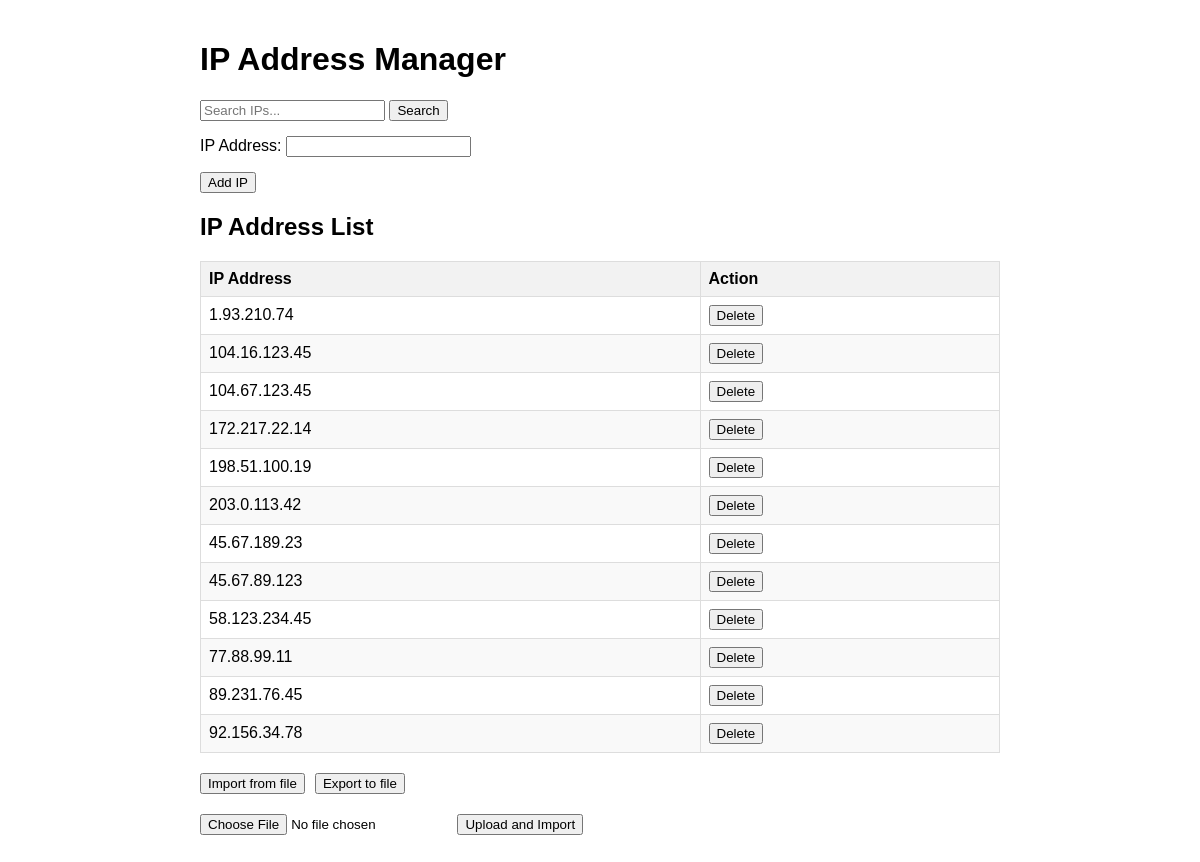
Before: / with the older database file.
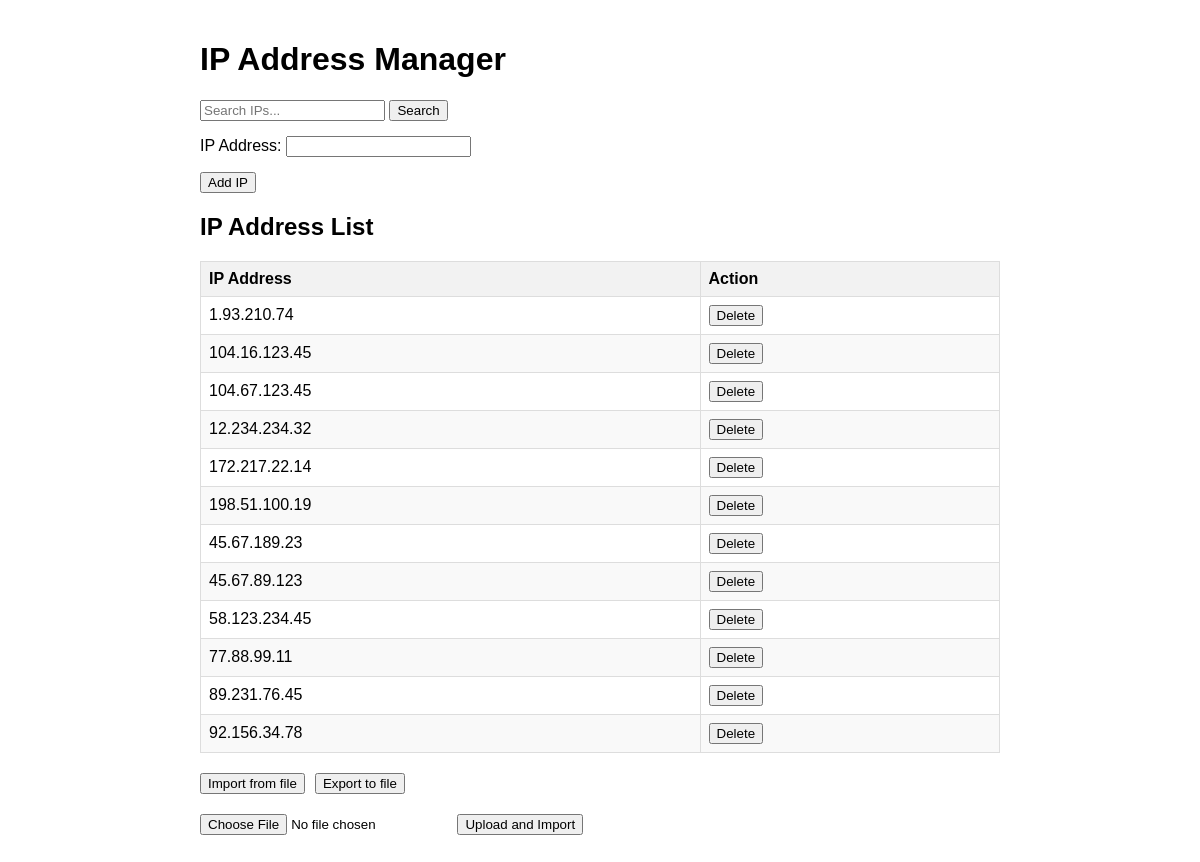
After: the same page with the newer database file.
### tables this page shows
CREATE TABLE ip_addresses (
                    id INTEGER PRIMARY KEY AUTOINCREMENT,
                    ip_address TEXT NOT NULL UNIQUE,
                    description TEXT,
                    created_at TIMESTAMP DEFAULT CURRENT_TIMESTAMP
                );

### app/main.py (the view)
@app.get("/")
async def read_root(request: Request):
    ip_addresses = get_all_ip_addresses()
    return templates.TemplateResponse(
        "index.html",
        {"request": request, "ip_addresses": ip_addresses}
    )

### app/templates/index.html (shortened to what this page needs)
<!DOCTYPE html>
<html lang="en">
<head>
</head>
<body>
    <h1>IP Address Manager</h1>
    <div class="form-group">
        <form action="/search" method="get">
            <input type="text" name="q" placeholder="Search IPs..." value="{{ search_term or '' }}">
            <button type="submit">Search</button>
        </form>
    </div>
    <form action="/add" method="post">
        <div class="form-group">
            <label for="ip">IP Address:</label>
            <input type="text" id="ip" name="ip" required
                   pattern="^((\d{1,3}\.){3}\d{1,3}|([0-9a-fA-F]{1,4}:){7}[0-9a-fA-F]{1,4})(:\d+)?$"
                   title="Enter valid IP (e.g. 192.168.1.1 or 127.0.0.1:8000)">
        </div>
        <button type="submit">Add IP</button>
    </form>
    <h2>IP Address List</h2>
    <table>
        <thead>
            <tr>
                <th>IP Address</th>
                <th>Action</th>
            </tr>
        </thead>
        <tbody>
            {% for ip in ip_addresses %}
            <tr>
                <td>{{ ip.ip_address }}</td>
                <td>
                    <form action="/delete/{{ ip.ip_address }}" method="post">
                        <button type="submit">Delete</button>
                    </form>
                </td>
            </tr>
            {% endfor %}
        </tbody>
    </table>
    <div class="actions">
        <form action="/import" method="post">
            <button type="submit">Import from file</button>
        </form>
        <form action="/export" method="post">
            <button type="submit">Export to file</button>
        </form>
    </div>
    <div class="form-group" style="margin-top: 20px;">
        <form action="/upload" method="post" enctype="multipart/form-data">
            <input type="file" name="file" accept=".txt">
            <button type="submit">Upload and Import</button>
        </form>
    </div>
</body>
</html>

### app/templates/index.html (style rules this page uses)
body { font-family: Arial, sans-serif; max-width: 800px; margin: 0 auto; padding: 20px; }
table { width: 100%; border-collapse: collapse; margin-top: 20px; }
th, td { border: 1px solid #ddd; padding: 8px; text-align: left; }
th { background-color: #f2f2f2; }
tr:nth-child(even) { background-color: #f9f9f9; }
.form-group { margin-bottom: 15px; }
.actions { margin-top: 20px; display: flex; gap: 10px; }

Changed rows visible on the page:
removed ip_addresses: ip_address "203.0.113.42"
added ip_addresses: ip_address "12.234.234.32"
